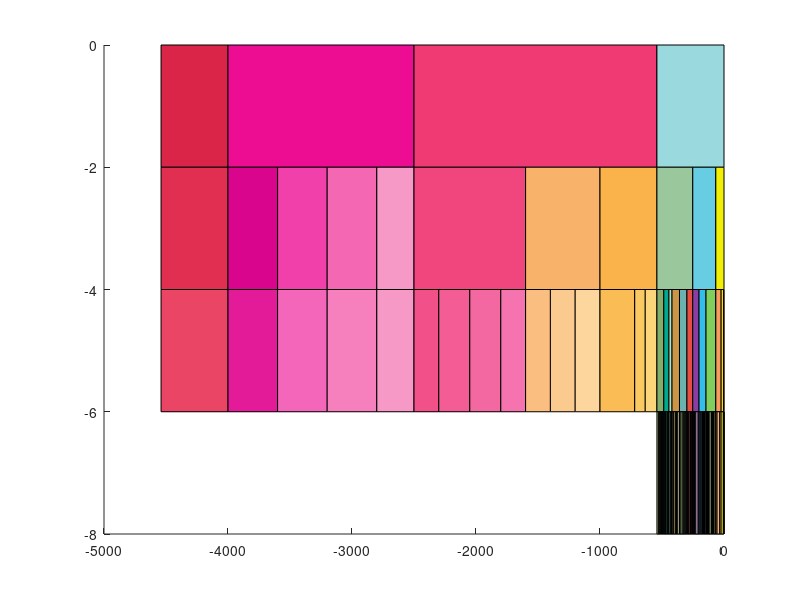

The MATLAB script that drew this image:
%%%%% geotimescale.m
%%%% plots the geological timescale
%%%% from GSA time scale v5.0
%%%% note: Cenozoic and Silurian plots Epochs instead of Ages
%%%% coded (laboriously) by Benjamin Mills 2022

%%%%% horizontal line points
toppoint_eons = 0 ;
botpoint_eons = -2 ;
toppoint_eras = -2 ;
botpoint_eras = -4 ;
toppoint_periods = -4 ;
botpoint_periods = -6 ;
toppoint_ages = -6 ;
botpoint_ages = -8 ;


%%%% Geological period timings
hadean_period_start = -4540 ;
hadean_period_end = -4000 ;
eoarchean_period_start = hadean_period_end ;
eoarchean_period_end = -3600 ;
paleoarchean_period_start = eoarchean_period_end ;
paleoarchean_period_end = -3200 ;
mesoarchean_period_start = paleoarchean_period_end ;
mesoarchean_period_end = -2800 ;
neoarchean_period_start = mesoarchean_period_end ;
neoarchean_period_end = -2500 ;
siderian_start = neoarchean_period_end ;
siderian_end = -2300 ;
rhyacian_start = siderian_end ;
rhyacian_end = -2050 ;
orosirian_start = rhyacian_end ;
orosirian_end = -1800 ;
statherian_start = orosirian_end ;
statherian_end = -1600 ;
calymmian_start = statherian_end ; 
calymmian_end = -1400 ;
ectasian_start = calymmian_end ;
ectasian_end = -1200 ;
stenian_start = ectasian_end ;
stenian_end = -1000 ;
tonian_start = stenian_end ;
tonian_end = -720 ;
cryogenian_start = tonian_end ;
cryogenian_end = -635 ;
ediacaran_start = cryogenian_end ;
ediacaran_end = -541 ;
cambrian_start = ediacaran_end ;
cambrian_end = -485.4 ;
ordovician_start = cambrian_end ;
ordovician_end = -443.8 ;
silurian_start = ordovician_end ;
silurian_end = -419.2 ;
devonian_start = silurian_end ;
devonian_end = -358.9 ;
carboniferous_start = devonian_end ;
carboniferous_end = -298.9 ;
permian_start = carboniferous_end ;
permian_end = -251.9 ;
triassic_start = permian_end ;
triassic_end = -201.3 ;
jurassic_start = triassic_end ;
jurassic_end = -145 ;
cretaceous_start = jurassic_end ;
cretaceous_end = -66 ;
paleogene_start = cretaceous_end ;
paleogene_end = -23.03 ;
neogene_start = paleogene_end ;
neogene_end = -2.58 ;
quaternary_start = neogene_end ;
quaternary_end = 0 ;

%%%% Geological periods colors
hadean_period_color = [ 234 69 101 ]/255 ;
eoarchean_period_color = [ 228 27 152 ]/255 ;
paleoarchean_period_color =  [ 244 102 186 ]/255 ;
mesoarchean_period_color = [ 246 128 189 ]/255 ;
neoarchean_period_color = [ 247 153 199 ]/255 ;
siderian_color = [ 242 80 137 ]/255 ;
rhyacian_color = [ 243 92 149 ]/255 ;
orosirian_color = [ 244 104 161 ]/255 ;
statherian_color = [ 245 116 175 ]/255 ;
calymmian_color = [ 250 190 128 ]/255 ;
ectasian_color = [ 251 202 142 ]/255 ;
stenian_color = [ 252 214 156 ]/255 ;
tonian_color =  [250 189 85]/255 ; 
cryogenian_color =  [251 201 97]/255 ;
ediacaran_color =  [252 213 122]/255 ;
cambrian_color =  [131 173 106]/255 ;
ordovician_color = [0 169 144]/255 ;
silurian_color =  [179 228 194]/255 ;
devonian_color = [202 149 71]/255 ;
carboniferous_color = [105 178 176]/255 ;
permian_color = [231 77 64]/255 ;
triassic_color = [138 62 164]/255 ;
jurassic_color = [51 189 233]/255 ;
cretaceous_color = [128 207 92]/255 ;
paleogene_color = [248 155 92]/255 ;
neogene_color = [253 221 4]/255 ;
quaternary_color = [255 248 128]/255 ;

%%%% Ages/epochs timings
%%%% Cambrian
fortunian_start = -541 ; 
fortunian_end = -529 ;
age2_start = fortunian_end ;
age2_end = -521 ;
age3_start = age2_end ;
age3_end = -514 ;
age4_start = age3_end ;
age4_end = -509 ;
age5_start = age4_end ;
age5_end = -504.5 ;
drumian_start = age5_end ;
drumian_end = -500.5 ;
guzhangian_start = drumian_end ;
guzhangian_end = -497 ;
paibian_start = guzhangian_end ;
paibian_end = -494 ;
jiangshanian_start = paibian_end ;
jiangshanian_end = -489.5 ;
age10_start= jiangshanian_end ;
age10_end = -485.4 ;
%%%% Ordovician ;
tremadocian_start = age10_end ;
tremadocian_end = -477.7 ;
floian_start = tremadocian_end ;
floian_end = -470 ;
dapingian_start = floian_end ;
dapingian_end = -467.3 ;
darriwilian_start = dapingian_end ;
darriwilian_end = -458.4 ;
sandbian_start = darriwilian_end ;
sandbian_end = -453.0 ;
katian_start = sandbian_end ;
katian_end = -445.2 ;
hirnantian_start = katian_end ;
hirnantian_end = -443.8 ;
%%%% Silurian (Epochs not ages here)
llandovery_start = hirnantian_end ;
llandovery_end = -433.4 ;
wenlock_start = llandovery_end ;
wenlock_end = -427.4 ;
ludlow_start = wenlock_end ;
ludlow_end = -423 ;
pridoli_start = ludlow_end ;
pridoli_end = -419.2 ;
%%%% Devonian
lochkovian_start = pridoli_end ;
lochkovian_end = -410.8 ;
pragian_start = lochkovian_end ;
pragian_end = -407.6 ;
emsian_start = pragian_end ;
emsian_end = -393.3 ;
eifelian_start = emsian_end ;
eifelian_end = -387.7 ;
givetian_start = eifelian_end ;
givetian_end = -382.7 ;
frasnian_start = givetian_end ;
frasnian_end = -372.2 ;
famennian_start = frasnian_end ;
famennian_end = -358.9 ;
%%%% Carboniferous
tournaisian_start = famennian_end ;
tournaisian_end = -346.7 ;
visean_start = tournaisian_end ;
visean_end = -330.9 ;
serpukhovian_start = visean_end ;
serpukhovian_end = -323.2 ;
bashkirian_start = serpukhovian_end ;
bashkirian_end = -315.2 ;
moscovian_start = bashkirian_end ;
moscovian_end = -307.0 ;
kasimovian_start = moscovian_end ;
kasimovian_end = -303.7 ;
gzhelian_start = kasimovian_end ;
gzhelian_end = -298.9 ;
%%%% Permian
asselian_start = gzhelian_end ;
asselian_end = -295.0 ;
sakmarian_start = asselian_end ;
sakmarian_end = -290.1 ;
artinskian_start = sakmarian_end ;
artinskian_end = -283.5 ;
kungurian_start = artinskian_end ;
kungurian_end = -272.95 ;
roadian_start = kungurian_end ;
roadian_end = -268.8 ;
wordian_start = roadian_end ;
wordian_end = -265.1 ;
capitanian_start = wordian_end ;
capitanian_end = -259.1 ;
wuchiapingian_start = capitanian_end ;
wuchiapingian_end = -254.14 ;
changhsingian_start = wuchiapingian_end ;
changhsingian_end = -251.9 ;
%%%% triassic
induan_start = changhsingian_end ;
induan_end = -249.9 ;
olenekian_start = induan_end ;
olenekian_end = -246.7 ;
anisian_start = olenekian_end ;
anisian_end = -241.5 ;
ladinian_start = anisian_end ;
ladinian_end = -237 ;
carnian_start = ladinian_end ;
carnian_end = -227 ;
norian_start = carnian_end ;
norian_end = -208.5 ;
rhaetian_start = norian_end ;
rhaetian_end = -201.3 ;
%%%% jurassic
hettangian_start = rhaetian_end ;
hettangian_end = -199.3 ;
sinemurian_start = hettangian_end ;
sinemurian_end = -190.8 ;
pliensbachian_start = sinemurian_end ;
pliensbachian_end = -182.7 ;
toarcian_start = pliensbachian_end ;
toarcian_end = -174.1 ;
aalenian_start = toarcian_end ;
aalenian_end = -170.3 ; 
bajocian_start = aalenian_end ;
bajocian_end = -168.3 ;
bathonian_start = bajocian_end ;
bathonian_end = -166.1 ;
callovian_start = bathonian_end ;
callovian_end = -163.5 ;
oxfordian_start = callovian_end ;
oxfordian_end = -157.3 ;
kimmeridgian_start = oxfordian_end ;
kimmeridgian_end = -152.1 ;
tithonian_start = kimmeridgian_end ;
tithonian_end = -145 ;
%%%% Cretaceous
berriasian_start = tithonian_end ;
berriasian_end = -139.8 ;
valanginian_start = berriasian_end ;
valanginian_end = -132.9 ; 
hauterivian_start = valanginian_end ;
hauterivian_end = -129.4 ;
barremian_start = hauterivian_end ;
barremian_end = -125 ;
aptian_start = barremian_end ;
aptian_end = -113 ;
albian_start = aptian_end ;
albian_end = -100.5; 
cenomanian_start = albian_end ;
cenomanian_end = -93.9 ;
turonian_start = cenomanian_end ;
turonian_end = -89.8 ;
coniacian_start = turonian_end ; 
coniacian_end = -86.3 ; 
santonian_start = coniacian_end ;
santonian_end = -83.6 ;
campanian_start = santonian_end ;
campanian_end = -72.1;
maastrichtian_start = campanian_end ;
maastrichtian_end = -66 ;
%%%% Cenozoic (Epochs not ages here)
paleocene_start = maastrichtian_end ;
paleocene_end = -56 ;
eocene_start = paleocene_end ;
eocene_end = -33.9 ;
oligocene_start = eocene_end ;
oligocene_end = -23.03 ;
miocene_start = oligocene_end ;
miocene_end = -5.333 ;
pliocene_start = miocene_end ;
pliocene_end = -2.58 ;
pleistocene_start = pliocene_end ;
pleistocene_end = -0.012 ;
holocene_start = pleistocene_end ;
holocene_end = 0 ;

%%%% Ages/Epochs colors
%%%% Cambrian
fortunian_color = [154 189 133]/255 ; 
age2_color = [167 192 142]/255 ; 
age3_color = [166 202 145]/255 ; 
age4_color = [179 206 154]/255 ; 
age5_color = [179 216 157]/255 ; 
drumian_color = [179 216 157]/255 ; 
guzhangian_color = [204 224 178]/255 ; 
paibian_color = [204 235 181]/255 ; 
jiangshanian_color = [217 240 192]/255 ; 
age10_color = [230 244 204]/255 ; 
%%%% Ordovician ;
tremadocian_color = [51 185 153]/255 ;  
floian_color = [64 190 161]/255 ; 
dapingian_color = [102 202 166]/255 ; 
darriwilian_color = [115 207 175]/255 ; 
sandbian_color = [140 214 163]/255 ; 
katian_color = [153 218 173]/255 ; 
hirnantian_color = [166 223 183]/255 ; 
%%%% Silurian (Epochs not ages here)
llandovery_color = [153 220 194]/255 ; 
wenlock_color = [179 228 205]/255 ; 
ludlow_color = [191 233 216]/255 ; 
pridoli_color = [191 233 216]/255 ; 
%%%% Devonian
lochkovian_color = [227 185 99]/255 ; 
pragian_color = [227 196 112]/255 ; 
emsian_color = [228 207 124]/255 ; 
eifelian_color = [240 210 123]/255 ; 
givetian_color = [241 222 137]/255 ; 
frasnian_color = [241 235 176]/255 ; 
famennian_color = [241 236 200]/255 ; 
%%%% Carboniferous
tournaisian_color = [142 185 125]/255 ; 
visean_color = [167 191 122]/255 ; 
serpukhovian_color = [191 198 118]/255 ; 
bashkirian_color = [154 200 197]/255 ; 
moscovian_color = [179 207 197]/255 ; 
kasimovian_color =[191 211 207]/255 ; 
gzhelian_color = [203 214 207]/255 ; 
%%%% Permian
asselian_color = [223 107 98]/255 ; 
sakmarian_color = [223 118 108]/255 ; 
artinskian_color = [224 129 119]/255 ; 
kungurian_color = [224 140 130]/255 ; 
roadian_color = [246 131 117]/255 ; 
wordian_color = [247 142 128]/255 ; 
capitanian_color = [248 154 141]/255 ; 
wuchiapingian_color = [249 178 168]/255 ; 
changhsingian_color = [250 191 183]/255 ; 
%%%% triassic
induan_color = [168 80 174]/255 ; 
olenekian_color = [179 90 180]/255 ; 
anisian_color = [190 123 196]/255 ; 
ladinian_color = [201 136 202]/255 ; 
carnian_color = [202 159 213]/255 ; 
norian_color = [214 172 219]/255 ; 
rhaetian_color = [226 186 225]/255 ; 
%%%% jurassic
hettangian_color = [78 189 239]/255 ; 
sinemurian_color = [103 197 240]/255 ; 
pliensbachian_color = [128 205 242]/255 ; 
toarcian_color = [153 212 243]/255 ; 
aalenian_color = [153 222 238]/255 ; 
bajocian_color = [166 226 238]/255 ; 
bathonian_color = [179 230 239]/255 ; 
callovian_color = [191 234 239]/255 ; 
oxfordian_color = [191 234 251]/255 ; 
kimmeridgian_color = [204 239 252]/255 ; 
tithonian_color = [217 243 253]/255 ; 
%%%% Cretaceous
berriasian_color = [140 211 110]/255 ; 
valanginian_color = [153 216 119]/255 ; 
hauterivian_color = [166 220 128]/255 ; 
barremian_color = [179 225 137]/255 ; 
aptian_color = [191 229 147]/255 ; 
albian_color = [204 234 157]/255 ; 
cenomanian_color = [179 223 92]/255 ; 
turonian_color = [191 227 101]/255 ; 
coniacian_color = [204 232 110]/255 ; 
santonian_color = [217 236 120]/255 ; 
campanian_color = [230 241 131]/255 ; 
maastrichtian_color = [242 245 142]/255 ; 
%%%% Cenozoic (Epochs not ages here)
paleocene_color = [249 166 104]/255 ; 
eocene_color = [249 178 116]/255 ; 
oligocene_color = [252 214 156]/255 ; 
miocene_color = [255 242 0]/255 ; 
pliocene_color = [255 250 153]/255 ; 
pleistocene_color = [254 239 175]/255 ; 
holocene_color = [254 241 224]/255 ; 


%%%% Eras timings
hadean_era_start = hadean_period_start ;
hadean_era_end = hadean_period_end ;
eoarchean_start = hadean_era_end ;
eoarchean_end = eoarchean_period_end ;
paleoarchean_start = paleoarchean_period_start ;
paleoarchean_end = paleoarchean_period_end ;
mesoarchean_start = mesoarchean_period_start ;
mesoarchean_end = mesoarchean_period_end ;
neoarchean_start = neoarchean_period_start ;
neoarchean_end = neoarchean_period_end ;
paleoproterozoic_start = neoarchean_end ;
paleoproterozoic_end = -1600 ;
mesoproterozoic_start = paleoproterozoic_end ;
mesoproterozoic_end = -1000 ;
neoproterozoic_start = mesoproterozoic_end  ;
neoproterozoic_end = -541 ;
paleozoic_start = neoproterozoic_end ;
paleozoic_end = permian_end ;
mesozoic_start = paleozoic_end ;
mesozoic_end = cretaceous_end ;
cenozoic_start = mesozoic_end ;
cenozoic_end = 0 ;

%%%% Eras colors
hadean_era_color = [ 225 47 82 ]/255 ; 
eoarchean_color = [ 217 5 141 ]/255 ; 
paleoarchean_color = [ 241 64 169 ]/255 ; 
mesoarchean_color = [ 244 103 178 ]/255 ; 
neoarchean_color = [ 247 153 199 ]/255 ; 
paleoproterozoic_color = [ 241 69 126 ]/255 ; 
mesoproterozoic_color = [ 249 178 105 ]/255 ; 
neoproterozoic_color = [ 250 178 74 ]/255 ; 
paleozoic_color = [ 154 199 156 ]/255 ; 
mesozoic_color = [ 102 205 226 ]/255 ; 
cenozoic_color = [ 242 238 4 ]/255 ; 

%%%% Eons timings
hadean_start = -4540 ;
hadean_end = -4000 ;
archean_start = hadean_end  ;
archean_end = -2500 ;
proterozoic_start = archean_end ;
proterozoic_end = -541 ;
phanerozoic_start = proterozoic_end;
phanerozoic_end = 0 ;

%%%% Eons colors ;
hadean_color = [ 218 36 72 ]/255 ; 
archean_color = [ 237 13 146 ]/255 ; 
proterozoic_color = [ 240 58 116 ]/255 ; 
phanerozoic_color = [ 154 217 221 ]/255 ; 

%%% plot Eons
patch([hadean_start hadean_end hadean_end hadean_start],[botpoint_eons botpoint_eons toppoint_eons toppoint_eons],hadean_color) ;
hold on
patch([archean_start archean_end archean_end archean_start],[botpoint_eons botpoint_eons toppoint_eons toppoint_eons],archean_color) ;
patch([proterozoic_start proterozoic_end proterozoic_end proterozoic_start],[botpoint_eons botpoint_eons toppoint_eons toppoint_eons],proterozoic_color) ;
patch([phanerozoic_start phanerozoic_end phanerozoic_end phanerozoic_start],[botpoint_eons botpoint_eons toppoint_eons toppoint_eons],phanerozoic_color) ;

%%% plot Eras
patch([hadean_era_start hadean_era_end hadean_era_end hadean_era_start],[botpoint_eras botpoint_eras toppoint_eras toppoint_eras],hadean_era_color) ;
patch([eoarchean_start eoarchean_end eoarchean_end eoarchean_start],[botpoint_eras botpoint_eras toppoint_eras toppoint_eras],eoarchean_color) ;
patch([paleoarchean_start paleoarchean_end paleoarchean_end paleoarchean_start],[botpoint_eras botpoint_eras toppoint_eras toppoint_eras],paleoarchean_color) ;
patch([mesoarchean_start mesoarchean_end mesoarchean_end mesoarchean_start],[botpoint_eras botpoint_eras toppoint_eras toppoint_eras],mesoarchean_color) ;
patch([neoarchean_start neoarchean_end neoarchean_end neoarchean_start],[botpoint_eras botpoint_eras toppoint_eras toppoint_eras],neoarchean_color) ;
patch([paleoproterozoic_start paleoproterozoic_end paleoproterozoic_end paleoproterozoic_start],[botpoint_eras botpoint_eras toppoint_eras toppoint_eras],paleoproterozoic_color) ;
patch([mesoproterozoic_start mesoproterozoic_end mesoproterozoic_end mesoproterozoic_start],[botpoint_eras botpoint_eras toppoint_eras toppoint_eras],mesoproterozoic_color) ;
patch([neoproterozoic_start neoproterozoic_end neoproterozoic_end neoproterozoic_start],[botpoint_eras botpoint_eras toppoint_eras toppoint_eras],neoproterozoic_color) ;
patch([paleozoic_start paleozoic_end paleozoic_end paleozoic_start],[botpoint_eras botpoint_eras toppoint_eras toppoint_eras],paleozoic_color) ;
patch([mesozoic_start mesozoic_end mesozoic_end mesozoic_start],[botpoint_eras botpoint_eras toppoint_eras toppoint_eras],mesozoic_color) ;
patch([cenozoic_start cenozoic_end cenozoic_end cenozoic_start],[botpoint_eras botpoint_eras toppoint_eras toppoint_eras],cenozoic_color) ;


%%% plot periods
patch([hadean_period_start hadean_period_end hadean_period_end hadean_period_start],[botpoint_periods botpoint_periods toppoint_periods toppoint_periods],hadean_period_color) ;
patch([eoarchean_period_start eoarchean_period_end eoarchean_period_end eoarchean_period_start],[botpoint_periods botpoint_periods toppoint_periods toppoint_periods],eoarchean_period_color) ;
patch([paleoarchean_period_start paleoarchean_period_end paleoarchean_period_end paleoarchean_period_start],[botpoint_periods botpoint_periods toppoint_periods toppoint_periods],paleoarchean_period_color) ;
patch([mesoarchean_period_start mesoarchean_period_end mesoarchean_period_end mesoarchean_period_start],[botpoint_periods botpoint_periods toppoint_periods toppoint_periods],mesoarchean_period_color) ;
patch([neoarchean_period_start neoarchean_period_end neoarchean_period_end neoarchean_period_start],[botpoint_periods botpoint_periods toppoint_periods toppoint_periods],neoarchean_period_color) ;
patch([siderian_start siderian_end siderian_end siderian_start],[botpoint_periods botpoint_periods toppoint_periods toppoint_periods],siderian_color) ;
patch([rhyacian_start rhyacian_end rhyacian_end rhyacian_start],[botpoint_periods botpoint_periods toppoint_periods toppoint_periods],rhyacian_color) ;
patch([orosirian_start orosirian_end orosirian_end orosirian_start],[botpoint_periods botpoint_periods toppoint_periods toppoint_periods],orosirian_color) ;
patch([statherian_start statherian_end statherian_end statherian_start],[botpoint_periods botpoint_periods toppoint_periods toppoint_periods],statherian_color) ;
patch([calymmian_start calymmian_end calymmian_end calymmian_start],[botpoint_periods botpoint_periods toppoint_periods toppoint_periods],calymmian_color) ;
patch([ectasian_start ectasian_end ectasian_end ectasian_start],[botpoint_periods botpoint_periods toppoint_periods toppoint_periods],ectasian_color) ;
patch([stenian_start stenian_end stenian_end stenian_start],[botpoint_periods botpoint_periods toppoint_periods toppoint_periods],stenian_color) ;
patch([tonian_start tonian_end tonian_end tonian_start],[botpoint_periods botpoint_periods toppoint_periods toppoint_periods],tonian_color) ;
patch([cryogenian_start cryogenian_end cryogenian_end cryogenian_start],[botpoint_periods botpoint_periods toppoint_periods toppoint_periods],cryogenian_color) ;
patch([ediacaran_start ediacaran_end ediacaran_end ediacaran_start],[botpoint_periods botpoint_periods toppoint_periods toppoint_periods],ediacaran_color) ;
patch([cambrian_start cambrian_end cambrian_end cambrian_start],[botpoint_periods botpoint_periods toppoint_periods toppoint_periods],cambrian_color) ;
patch([ordovician_start ordovician_end ordovician_end ordovician_start],[botpoint_periods botpoint_periods toppoint_periods toppoint_periods],ordovician_color) ;
patch([silurian_start silurian_end silurian_end silurian_start],[botpoint_periods botpoint_periods toppoint_periods toppoint_periods],silurian_color) ;
patch([devonian_start devonian_end devonian_end devonian_start],[botpoint_periods botpoint_periods toppoint_periods toppoint_periods],devonian_color) ;
patch([carboniferous_start carboniferous_end carboniferous_end carboniferous_start],[botpoint_periods botpoint_periods toppoint_periods toppoint_periods],carboniferous_color) ;
patch([permian_start permian_end permian_end permian_start],[botpoint_periods botpoint_periods toppoint_periods toppoint_periods],permian_color) ;
patch([triassic_start triassic_end triassic_end triassic_start],[botpoint_periods botpoint_periods toppoint_periods toppoint_periods],triassic_color) ;
patch([jurassic_start jurassic_end jurassic_end jurassic_start],[botpoint_periods botpoint_periods toppoint_periods toppoint_periods],jurassic_color) ;
patch([cretaceous_start cretaceous_end cretaceous_end cretaceous_start],[botpoint_periods botpoint_periods toppoint_periods toppoint_periods],cretaceous_color) ;
patch([paleogene_start paleogene_end paleogene_end paleogene_start],[botpoint_periods botpoint_periods toppoint_periods toppoint_periods],paleogene_color) ;
patch([neogene_start neogene_end neogene_end neogene_start],[botpoint_periods botpoint_periods toppoint_periods toppoint_periods],neogene_color) ;
patch([quaternary_start quaternary_end quaternary_end quaternary_start],[botpoint_periods botpoint_periods toppoint_periods toppoint_periods],quaternary_color) ;

%%% plot ages/epochs
patch([fortunian_start fortunian_end fortunian_end fortunian_start],[botpoint_ages botpoint_ages toppoint_ages toppoint_ages],fortunian_color) ;
patch([age2_start age2_end age2_end age2_start],[botpoint_ages botpoint_ages toppoint_ages toppoint_ages],age2_color) ;
patch([age3_start age3_end age3_end age3_start],[botpoint_ages botpoint_ages toppoint_ages toppoint_ages],age3_color) ;
patch([age4_start age4_end age4_end age4_start],[botpoint_ages botpoint_ages toppoint_ages toppoint_ages],age4_color) ;
patch([age5_start age5_end age5_end age5_start],[botpoint_ages botpoint_ages toppoint_ages toppoint_ages],age5_color) ;
patch([drumian_start drumian_end drumian_end drumian_start],[botpoint_ages botpoint_ages toppoint_ages toppoint_ages],drumian_color) ;
patch([guzhangian_start guzhangian_end guzhangian_end guzhangian_start],[botpoint_ages botpoint_ages toppoint_ages toppoint_ages],guzhangian_color) ;
patch([paibian_start paibian_end paibian_end paibian_start],[botpoint_ages botpoint_ages toppoint_ages toppoint_ages],paibian_color) ;
patch([jiangshanian_start jiangshanian_end jiangshanian_end jiangshanian_start],[botpoint_ages botpoint_ages toppoint_ages toppoint_ages],jiangshanian_color) ;
patch([age10_start age10_end age10_end age10_start],[botpoint_ages botpoint_ages toppoint_ages toppoint_ages],age10_color) ;
patch([tremadocian_start tremadocian_end tremadocian_end tremadocian_start],[botpoint_ages botpoint_ages toppoint_ages toppoint_ages],tremadocian_color) ;
patch([floian_start floian_end floian_end floian_start],[botpoint_ages botpoint_ages toppoint_ages toppoint_ages],floian_color) ;
patch([dapingian_start dapingian_end dapingian_end dapingian_start],[botpoint_ages botpoint_ages toppoint_ages toppoint_ages],dapingian_color) ;
patch([darriwilian_start darriwilian_end darriwilian_end darriwilian_start],[botpoint_ages botpoint_ages toppoint_ages toppoint_ages],darriwilian_color) ;
patch([sandbian_start sandbian_end sandbian_end sandbian_start],[botpoint_ages botpoint_ages toppoint_ages toppoint_ages],sandbian_color) ;
patch([katian_start katian_end katian_end katian_start],[botpoint_ages botpoint_ages toppoint_ages toppoint_ages],katian_color) ;
patch([hirnantian_start hirnantian_end hirnantian_end hirnantian_start],[botpoint_ages botpoint_ages toppoint_ages toppoint_ages],hirnantian_color) ;
patch([llandovery_start llandovery_end llandovery_end llandovery_start],[botpoint_ages botpoint_ages toppoint_ages toppoint_ages],llandovery_color) ;
patch([wenlock_start wenlock_end wenlock_end wenlock_start],[botpoint_ages botpoint_ages toppoint_ages toppoint_ages],wenlock_color) ;
patch([ludlow_start ludlow_end ludlow_end ludlow_start],[botpoint_ages botpoint_ages toppoint_ages toppoint_ages],ludlow_color) ;
patch([pridoli_start pridoli_end pridoli_end pridoli_start],[botpoint_ages botpoint_ages toppoint_ages toppoint_ages],pridoli_color) ;
patch([lochkovian_start lochkovian_end lochkovian_end lochkovian_start],[botpoint_ages botpoint_ages toppoint_ages toppoint_ages],lochkovian_color) ;
patch([pragian_start pragian_end pragian_end pragian_start],[botpoint_ages botpoint_ages toppoint_ages toppoint_ages],pragian_color) ;
patch([emsian_start emsian_end emsian_end emsian_start],[botpoint_ages botpoint_ages toppoint_ages toppoint_ages],emsian_color) ;
patch([eifelian_start eifelian_end eifelian_end eifelian_start],[botpoint_ages botpoint_ages toppoint_ages toppoint_ages],eifelian_color) ;
patch([givetian_start givetian_end givetian_end givetian_start],[botpoint_ages botpoint_ages toppoint_ages toppoint_ages],givetian_color) ;
patch([frasnian_start frasnian_end frasnian_end frasnian_start],[botpoint_ages botpoint_ages toppoint_ages toppoint_ages],frasnian_color) ;
patch([famennian_start famennian_end famennian_end famennian_start],[botpoint_ages botpoint_ages toppoint_ages toppoint_ages],famennian_color) ;
patch([tournaisian_start tournaisian_end tournaisian_end tournaisian_start],[botpoint_ages botpoint_ages toppoint_ages toppoint_ages],tournaisian_color) ;
patch([visean_start visean_end visean_end visean_start],[botpoint_ages botpoint_ages toppoint_ages toppoint_ages],visean_color) ;
patch([serpukhovian_start serpukhovian_end serpukhovian_end serpukhovian_start],[botpoint_ages botpoint_ages toppoint_ages toppoint_ages],serpukhovian_color) ;
patch([bashkirian_start bashkirian_end bashkirian_end bashkirian_start],[botpoint_ages botpoint_ages toppoint_ages toppoint_ages],bashkirian_color) ;
patch([moscovian_start moscovian_end moscovian_end moscovian_start],[botpoint_ages botpoint_ages toppoint_ages toppoint_ages],moscovian_color) ;
patch([kasimovian_start kasimovian_end kasimovian_end kasimovian_start],[botpoint_ages botpoint_ages toppoint_ages toppoint_ages],kasimovian_color) ;
patch([gzhelian_start gzhelian_end gzhelian_end gzhelian_start],[botpoint_ages botpoint_ages toppoint_ages toppoint_ages],gzhelian_color) ;
patch([asselian_start asselian_end asselian_end asselian_start],[botpoint_ages botpoint_ages toppoint_ages toppoint_ages],asselian_color) ;
patch([sakmarian_start sakmarian_end sakmarian_end sakmarian_start],[botpoint_ages botpoint_ages toppoint_ages toppoint_ages],sakmarian_color) ;
patch([artinskian_start artinskian_end artinskian_end artinskian_start],[botpoint_ages botpoint_ages toppoint_ages toppoint_ages],artinskian_color) ;
patch([kungurian_start kungurian_end kungurian_end kungurian_start],[botpoint_ages botpoint_ages toppoint_ages toppoint_ages],kungurian_color) ;
patch([roadian_start roadian_end roadian_end roadian_start],[botpoint_ages botpoint_ages toppoint_ages toppoint_ages],roadian_color) ;
patch([wordian_start wordian_end wordian_end wordian_start],[botpoint_ages botpoint_ages toppoint_ages toppoint_ages],wordian_color) ;
patch([capitanian_start capitanian_end capitanian_end capitanian_start],[botpoint_ages botpoint_ages toppoint_ages toppoint_ages],capitanian_color) ;
patch([wuchiapingian_start wuchiapingian_end wuchiapingian_end wuchiapingian_start],[botpoint_ages botpoint_ages toppoint_ages toppoint_ages],wuchiapingian_color) ;
patch([changhsingian_start changhsingian_end changhsingian_end changhsingian_start],[botpoint_ages botpoint_ages toppoint_ages toppoint_ages],changhsingian_color) ;
patch([induan_start induan_end induan_end induan_start],[botpoint_ages botpoint_ages toppoint_ages toppoint_ages],induan_color) ;
patch([olenekian_start olenekian_end olenekian_end olenekian_start],[botpoint_ages botpoint_ages toppoint_ages toppoint_ages],olenekian_color) ;
patch([anisian_start anisian_end anisian_end anisian_start],[botpoint_ages botpoint_ages toppoint_ages toppoint_ages],anisian_color) ;
patch([ladinian_start ladinian_end ladinian_end ladinian_start],[botpoint_ages botpoint_ages toppoint_ages toppoint_ages],ladinian_color) ;
patch([carnian_start carnian_end carnian_end carnian_start],[botpoint_ages botpoint_ages toppoint_ages toppoint_ages],carnian_color) ;
patch([norian_start norian_end norian_end norian_start],[botpoint_ages botpoint_ages toppoint_ages toppoint_ages],norian_color) ;
patch([rhaetian_start rhaetian_end rhaetian_end rhaetian_start],[botpoint_ages botpoint_ages toppoint_ages toppoint_ages],rhaetian_color) ;
patch([hettangian_start hettangian_end hettangian_end hettangian_start],[botpoint_ages botpoint_ages toppoint_ages toppoint_ages],hettangian_color) ;
patch([sinemurian_start sinemurian_end sinemurian_end sinemurian_start],[botpoint_ages botpoint_ages toppoint_ages toppoint_ages],sinemurian_color) ;
patch([pliensbachian_start pliensbachian_end pliensbachian_end pliensbachian_start],[botpoint_ages botpoint_ages toppoint_ages toppoint_ages],pliensbachian_color) ;
patch([toarcian_start toarcian_end toarcian_end toarcian_start],[botpoint_ages botpoint_ages toppoint_ages toppoint_ages],toarcian_color) ;
patch([aalenian_start aalenian_end aalenian_end aalenian_start],[botpoint_ages botpoint_ages toppoint_ages toppoint_ages],aalenian_color) ;
patch([bajocian_start bajocian_end bajocian_end bajocian_start],[botpoint_ages botpoint_ages toppoint_ages toppoint_ages],bajocian_color) ;
patch([bathonian_start bathonian_end bathonian_end bathonian_start],[botpoint_ages botpoint_ages toppoint_ages toppoint_ages],bathonian_color) ;
patch([callovian_start callovian_end callovian_end callovian_start],[botpoint_ages botpoint_ages toppoint_ages toppoint_ages],callovian_color) ;
patch([oxfordian_start oxfordian_end oxfordian_end oxfordian_start],[botpoint_ages botpoint_ages toppoint_ages toppoint_ages],oxfordian_color) ;
patch([kimmeridgian_start kimmeridgian_end kimmeridgian_end kimmeridgian_start],[botpoint_ages botpoint_ages toppoint_ages toppoint_ages],kimmeridgian_color) ;
patch([tithonian_start tithonian_end tithonian_end tithonian_start],[botpoint_ages botpoint_ages toppoint_ages toppoint_ages],tithonian_color) ;
patch([berriasian_start berriasian_end berriasian_end berriasian_start],[botpoint_ages botpoint_ages toppoint_ages toppoint_ages],berriasian_color) ;
patch([valanginian_start valanginian_end valanginian_end valanginian_start],[botpoint_ages botpoint_ages toppoint_ages toppoint_ages],valanginian_color) ;
patch([hauterivian_start hauterivian_end hauterivian_end hauterivian_start],[botpoint_ages botpoint_ages toppoint_ages toppoint_ages],hauterivian_color) ;
patch([barremian_start barremian_end barremian_end barremian_start],[botpoint_ages botpoint_ages toppoint_ages toppoint_ages],barremian_color) ;
patch([aptian_start aptian_end aptian_end aptian_start],[botpoint_ages botpoint_ages toppoint_ages toppoint_ages],aptian_color) ;
patch([albian_start albian_end albian_end albian_start],[botpoint_ages botpoint_ages toppoint_ages toppoint_ages],albian_color) ;
patch([cenomanian_start cenomanian_end cenomanian_end cenomanian_start],[botpoint_ages botpoint_ages toppoint_ages toppoint_ages],cenomanian_color) ;
patch([turonian_start turonian_end turonian_end turonian_start],[botpoint_ages botpoint_ages toppoint_ages toppoint_ages],turonian_color) ;
patch([coniacian_start coniacian_end coniacian_end coniacian_start],[botpoint_ages botpoint_ages toppoint_ages toppoint_ages],coniacian_color) ;
patch([santonian_start santonian_end santonian_end santonian_start],[botpoint_ages botpoint_ages toppoint_ages toppoint_ages],santonian_color) ;
patch([campanian_start campanian_end campanian_end campanian_start],[botpoint_ages botpoint_ages toppoint_ages toppoint_ages],campanian_color) ;
patch([maastrichtian_start maastrichtian_end maastrichtian_end maastrichtian_start],[botpoint_ages botpoint_ages toppoint_ages toppoint_ages],maastrichtian_color) ;
patch([paleocene_start paleocene_end paleocene_end paleocene_start],[botpoint_ages botpoint_ages toppoint_ages toppoint_ages],paleocene_color) ;
patch([eocene_start eocene_end eocene_end eocene_start],[botpoint_ages botpoint_ages toppoint_ages toppoint_ages],eocene_color) ;
patch([oligocene_start oligocene_end oligocene_end oligocene_start],[botpoint_ages botpoint_ages toppoint_ages toppoint_ages],oligocene_color) ;
patch([miocene_start miocene_end miocene_end miocene_start],[botpoint_ages botpoint_ages toppoint_ages toppoint_ages],miocene_color) ;
patch([pliocene_start pliocene_end pliocene_end pliocene_start],[botpoint_ages botpoint_ages toppoint_ages toppoint_ages],pliocene_color) ;
patch([pleistocene_start pleistocene_end pleistocene_end pleistocene_start],[botpoint_ages botpoint_ages toppoint_ages toppoint_ages],pleistocene_color) ;
patch([holocene_start holocene_end holocene_end holocene_start],[botpoint_ages botpoint_ages toppoint_ages toppoint_ages],holocene_color) ;














